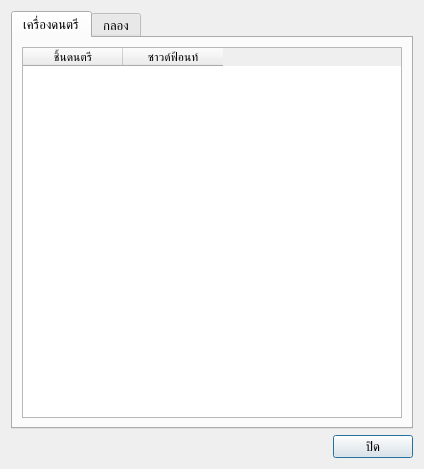
<?xml version="1.0" encoding="UTF-8"?>
<ui version="4.0">
 <class>MapSoundfontDialog</class>
 <widget class="QDialog" name="MapSoundfontDialog">
  <property name="geometry">
   <rect>
    <x>0</x>
    <y>0</y>
    <width>424</width>
    <height>469</height>
   </rect>
  </property>
  <property name="font">
   <font>
    <pointsize>10</pointsize>
   </font>
  </property>
  <property name="windowTitle">
   <string>ตารางเลือกใช้ซาวด์ฟ้อนท์</string>
  </property>
  <property name="locale">
   <locale language="English" country="UnitedStates"/>
  </property>
  <layout class="QVBoxLayout" name="verticalLayout_2">
   <item>
    <widget class="QTabWidget" name="tabWidget">
     <property name="currentIndex">
      <number>0</number>
     </property>
     <widget class="QWidget" name="tab">
      <attribute name="title">
       <string>เครื่องดนตรี</string>
      </attribute>
      <layout class="QVBoxLayout" name="verticalLayout_3">
       <item>
        <widget class="QTableWidget" name="tableInst">
         <property name="contextMenuPolicy">
          <enum>Qt::CustomContextMenu</enum>
         </property>
         <property name="editTriggers">
          <set>QAbstractItemView::NoEditTriggers</set>
         </property>
         <property name="selectionBehavior">
          <enum>QAbstractItemView::SelectRows</enum>
         </property>
         <attribute name="verticalHeaderVisible">
          <bool>false</bool>
         </attribute>
         <attribute name="verticalHeaderDefaultSectionSize">
          <number>23</number>
         </attribute>
         <column>
          <property name="text">
           <string>ชิ้นดนตรี</string>
          </property>
         </column>
         <column>
          <property name="text">
           <string>ซาวด์ฟ้อนท์</string>
          </property>
         </column>
        </widget>
       </item>
      </layout>
     </widget>
     <widget class="QWidget" name="tab_2">
      <attribute name="title">
       <string>กลอง</string>
      </attribute>
      <layout class="QVBoxLayout" name="verticalLayout">
       <item>
        <widget class="QTableWidget" name="tableDrum">
         <property name="contextMenuPolicy">
          <enum>Qt::CustomContextMenu</enum>
         </property>
         <property name="editTriggers">
          <set>QAbstractItemView::NoEditTriggers</set>
         </property>
         <property name="selectionBehavior">
          <enum>QAbstractItemView::SelectRows</enum>
         </property>
         <attribute name="verticalHeaderVisible">
          <bool>false</bool>
         </attribute>
         <attribute name="verticalHeaderDefaultSectionSize">
          <number>23</number>
         </attribute>
         <row>
          <property name="text">
           <string>New Row</string>
          </property>
         </row>
         <row>
          <property name="text">
           <string>New Row</string>
          </property>
         </row>
         <row>
          <property name="text">
           <string>New Row</string>
          </property>
         </row>
         <row>
          <property name="text">
           <string>New Row</string>
          </property>
         </row>
         <row>
          <property name="text">
           <string>New Row</string>
          </property>
         </row>
         <row>
          <property name="text">
           <string>New Row</string>
          </property>
         </row>
         <row>
          <property name="text">
           <string>New Row</string>
          </property>
         </row>
         <row>
          <property name="text">
           <string>New Row</string>
          </property>
         </row>
         <row>
          <property name="text">
           <string>New Row</string>
          </property>
         </row>
         <row>
          <property name="text">
           <string>New Row</string>
          </property>
         </row>
         <row>
          <property name="text">
           <string>New Row</string>
          </property>
         </row>
         <row>
          <property name="text">
           <string>New Row</string>
          </property>
         </row>
         <row>
          <property name="text">
           <string>New Row</string>
          </property>
         </row>
         <row>
          <property name="text">
           <string>New Row</string>
          </property>
         </row>
         <row>
          <property name="text">
           <string>New Row</string>
          </property>
         </row>
         <row>
          <property name="text">
           <string>New Row</string>
          </property>
         </row>
         <column>
          <property name="text">
           <string>ชิ้นกลอง</string>
          </property>
         </column>
         <column>
          <property name="text">
           <string>ซาวด์ฟ้อนท์</string>
          </property>
         </column>
         <item row="0" column="0">
          <property name="text">
           <string>Kick (Bass Drum)</string>
          </property>
         </item>
         <item row="0" column="1">
          <property name="text">
           <string/>
          </property>
         </item>
         <item row="1" column="0">
          <property name="text">
           <string>Snare</string>
          </property>
         </item>
         <item row="2" column="0">
          <property name="text">
           <string>Side Stick/Rimshot</string>
          </property>
         </item>
         <item row="3" column="0">
          <property name="text">
           <string>High Tom</string>
          </property>
         </item>
         <item row="4" column="0">
          <property name="text">
           <string>Mid Tom</string>
          </property>
         </item>
         <item row="5" column="0">
          <property name="text">
           <string>Low Tom</string>
          </property>
         </item>
         <item row="6" column="0">
          <property name="text">
           <string>Hi-hat</string>
          </property>
         </item>
         <item row="7" column="0">
          <property name="text">
           <string>Cowbell</string>
          </property>
         </item>
         <item row="8" column="0">
          <property name="text">
           <string>Crash Cymbal</string>
          </property>
         </item>
         <item row="9" column="0">
          <property name="text">
           <string>Ride Cymbal</string>
          </property>
         </item>
         <item row="10" column="0">
          <property name="text">
           <string>Bongo</string>
          </property>
         </item>
         <item row="11" column="0">
          <property name="text">
           <string>Conga</string>
          </property>
         </item>
         <item row="12" column="0">
          <property name="text">
           <string>Timbale</string>
          </property>
         </item>
         <item row="13" column="0">
          <property name="text">
           <string>ฉิ่ง / Triangle</string>
          </property>
         </item>
         <item row="14" column="0">
          <property name="text">
           <string>ฉาบ</string>
          </property>
         </item>
         <item row="15" column="0">
          <property name="text">
           <string>Percussion Etc</string>
          </property>
         </item>
        </widget>
       </item>
      </layout>
     </widget>
    </widget>
   </item>
   <item>
    <layout class="QHBoxLayout" name="horizontalLayout">
     <item>
      <spacer name="horizontalSpacer">
       <property name="orientation">
        <enum>Qt::Horizontal</enum>
       </property>
       <property name="sizeHint" stdset="0">
        <size>
         <width>40</width>
         <height>20</height>
        </size>
       </property>
      </spacer>
     </item>
     <item>
      <widget class="QPushButton" name="btnClose">
       <property name="text">
        <string>ปิด</string>
       </property>
      </widget>
     </item>
    </layout>
   </item>
  </layout>
 </widget>
 <resources/>
 <connections/>
</ui>
